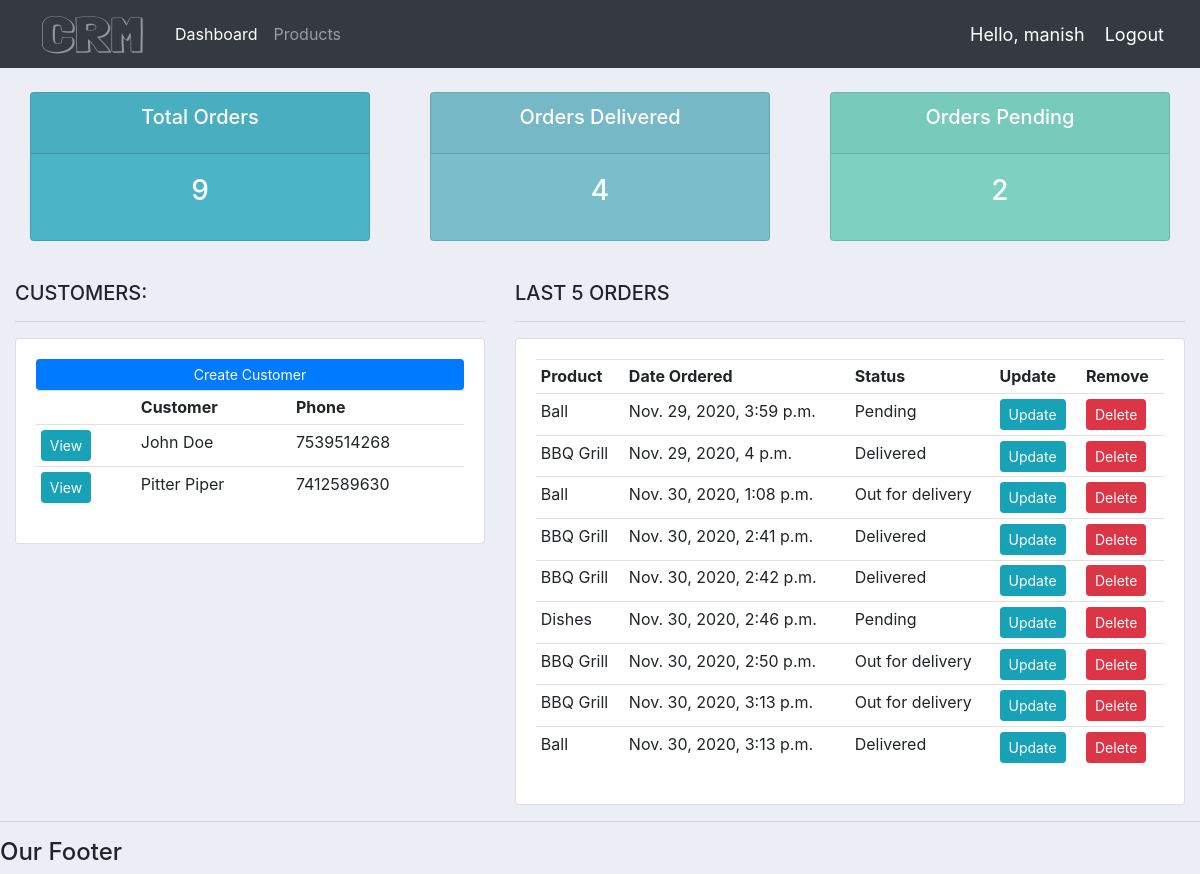
Page / (signed in) on the earlier database version.
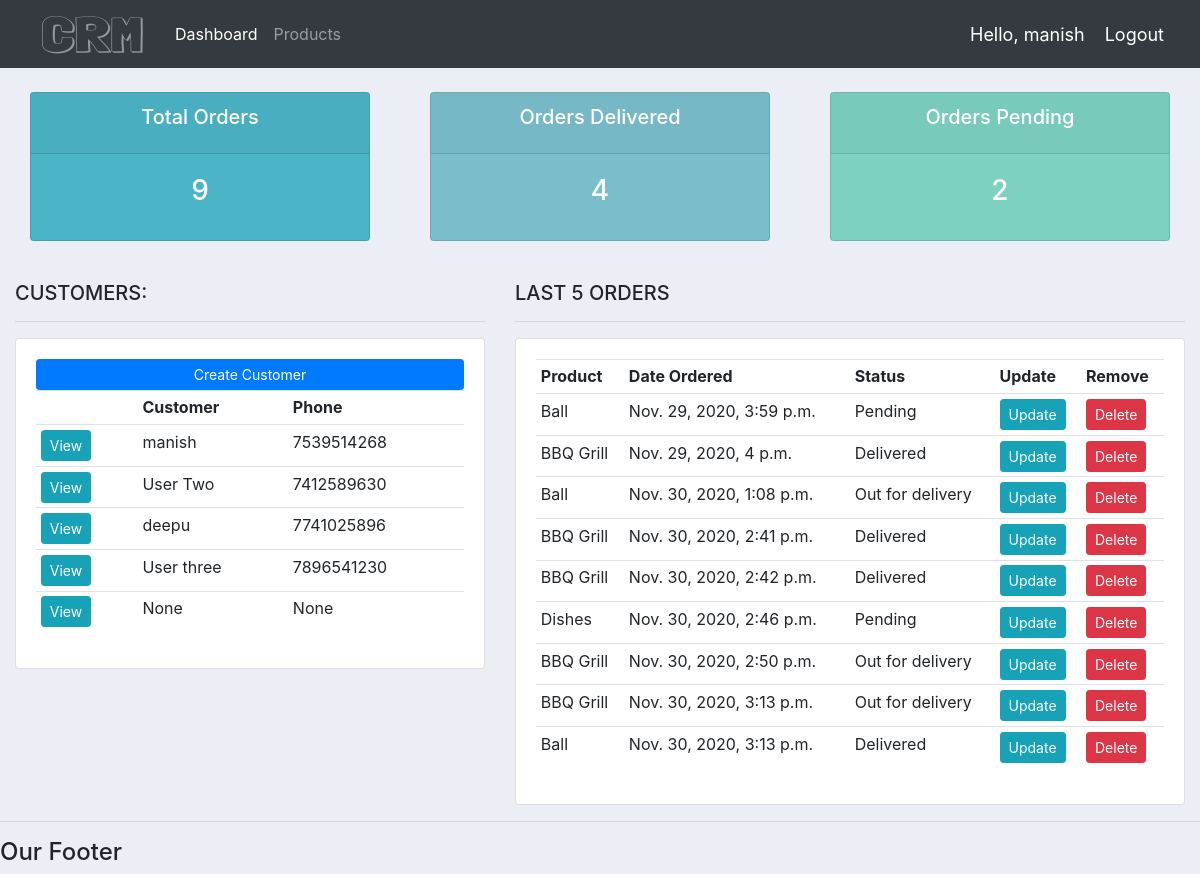
Same page on the later database version.
### accounts/models.py (models this page shows, shortened)
class Customer(models.Model):
    user = models.OneToOneField(User, null=True, blank=True, on_delete=models.CASCADE)
    name = models.CharField(max_length=200, null=True)
    phone = models.CharField(max_length=200, null=True)
    email = models.CharField(max_length=200, null=True)
    profile_pic = models.ImageField(default="pro3.png", null=True, blank=True)
    date_created = models.DateTimeField(auto_now_add=True, null=True)

class Order(models.Model):
    STATUS = (
            ('Pending', 'Pending'),
            ('Out for delivery', 'Out for delivery'),
            ('Delivered', 'Delivered')
    )
    customer = models.ForeignKey(Customer, null=True, on_delete=models.SET_NULL)
    product = models.ForeignKey(Product, null=True, on_delete=models.SET_NULL)
    date_created = models.DateTimeField(auto_now_add=True, null=True)
    status = models.CharField(max_length=200, null=True, choices=STATUS)
    note = models.CharField(max_length=200, null=True)

class Product(models.Model):
    CATEGORY = (
            ('Indoor', 'Indoor'),
            ('Out Door', 'Out Door'),
    )
    name = models.CharField(max_length=200, null=True)
    price = models.FloatField(null=True)
    category = models.CharField(max_length=200, null=True, choices=CATEGORY)
    description = models.CharField(max_length=200, null=True, blank=True)
    date_created = models.DateTimeField(auto_now_add=True, null=True)
    tags = models.ManyToManyField(Tag)
    def __str__(self):
        return self.name

### accounts/decorators.py (the view)
    def wrapper_function(request, *args, **kwargs):
        group = None
        if request.user.groups.exists():
            group = request.user.groups.all()[0].name
        if group == 'customer':
            return redirect('user-page')
        if group == 'admin':
            return view_func(request, *args, **kwargs)

### accounts/views.py (called while the page is built)
@login_required(login_url='login')
@admin_only
def home(request) :
    orders = Order.objects.all()
    customers = Customer.objects.all()
    total_customers = customers.count()
    total_orders = orders.count()
    delivered = orders.filter(status='Delivered').count()
    pending = orders.filter(status='Pending').count()
    context = {'orders': orders,
                'customers': customers,
                'total_orders': total_orders,
                'total_customers': total_customers,
                'delivered': delivered,
                'pending': pending
                }
    return render(request, 'accounts/dashboard.html', context)

### accounts/templates/accounts/dashboard.html
{% extends 'accounts/main.html' %}
{% block content %}
{% include 'accounts/status.html' %}
<br>
<div class="row">
  <div class="col-md-5">
    <h5>CUSTOMERS:</h5>
    <hr>
    <div class="card card-body">
      <a class="btn btn-primary btn-sm btn-block" href="#">Create Customer</a>
      <table class="table table-sm">
        <tr>
          <th></th>
          <th>Customer</th>
          <th>Phone</th>
        </tr>
        {% for customer in customers %}
          <tr>
            <td><a class="btn btn-sm btn-info" href="{% url 'customer' customer.id %}">View</a></td>
            <td>{{ customer.name }}</td>
            <td>{{ customer.phone }}</td>
          </tr>
        {% endfor %}
      </table>
    </div>
  </div>
  <div class="col-md-7">
    <h5>LAST 5 ORDERS</h5>
    <hr>
    <div class="card card-body">
      <table class="table table-sm">
        <tr>
          <th>Product</th>
          <th>Date Ordered</th>
          <th>Status</th>
          <th>Update</th>
          <th>Remove</th>
        </tr>
        {% for order in orders %}
          <tr>
            <td>{{ order.product }}</td>
            <td>{{ order.date_created }}</td>
            <td>{{ order.status }}</td>
            <td><a class="btn btn-sm btn-info" href="{% url 'update_order' order.id %}">Update</a></td>
            <td><a class="btn btn-sm btn-danger" href="{% url 'delete_order' order.id %}">Delete</a></td>
          </tr>
        {% endfor %}
      </table>
    </div>
  </div>
</div>
{% endblock %}

### accounts/templates/accounts/main.html (shortened to what this page needs)
<!DOCTYPE html>
{% load static %}
<html lang="en" dir="ltr">
  <head>
    <link rel="stylesheet" href="https://stackpath.bootstrapcdn.com/bootstrap/4.3.1/css/bootstrap.min.css">
    <link rel="stylesheet" type="text/css" href="{% static '/css/main.css' %}">
  </head>
  <body>
    {% include 'accounts/navbar.html' %}
    <div class="container-fluid">
      {% block content %}
      {% endblock %}
    </div>
    <hr>
    <h4>Our Footer</h4>
  </body>
</html>

### accounts/templates/accounts/navbar.html (shortened to what this page needs)
<nav class="navbar navbar-expand-lg navbar-dark bg-dark">
  <img src="{% static 'images/logo.png' %}" alt="">
  <div class="collapse navbar-collapse" id="navbarNav">
    <ul class="navbar-nav">
      {% if request.user.is_staff %}
        <li class="nav-item active">
          <a class="nav-link" href="{% url 'home' %}">Dashboard</a>
        </li>
        <li class="nav-item">
          <a class="nav-link" href="{% url 'products' %}">Products</a>
        </li>
      {% else %}
        <li class="nav-item">
          <a class="nav-link" href="{% url 'account' %}">Settings</a>
        </li>
      {% endif %}
    </ul>
  </div>
  <span class="hello-msg">Hello, {{ request.user }}</span>
  <span><a class="hello-msg" href="{% url 'logout' %}">Logout</a></span>
</nav>

### accounts/templates/accounts/status.html
<br>
<div class="row">
  <div class="col">
    <div class="col-md">
      <div class="card text-center text-white mb-3" id="total-orders">
        <div class="card-header">
          <h5 class="card-title">Total Orders</h5>
        </div>
        <div class="card-body">
          <h3 class="card-title">{{ total_orders }}</h3>
        </div>
      </div>
    </div>
  </div>
  <div class="col">
    <div class="col-md">
      <div class="card text-center text-white mb-3" id="orders-delivered">
        <div class="card-header">
          <h5 class="card-title">Orders Delivered</h5>
        </div>
        <div class="card-body">
          <h3 class="card-title">{{ delivered }}</h3>
        </div>
      </div>
    </div>
  </div>
  <div class="col">
    <div class="col-md">
      <div class="card text-center text-white mb-3" id="orders-pending">
        <div class="card-header">
          <h5 class="card-title">Orders Pending</h5>
        </div>
        <div class="card-body">
          <h3 class="card-title">{{ pending }}</h3>
        </div>
      </div>
    </div>
  </div>
</div>

### static/css/main.css (style rules this page uses)
body { background-color: #ebeff5; }
#total-orders { background-color: #4cb4c7; }
#orders-delivered { background-color: #7abecc; }
#orders-pending { background-color: #7cd1c0 }

### accounts/templates/accounts/navbar.html (style rules this page uses)
.hello-msg { font-size: 18px; color: #fff; margin-right: 20px }

Differences in the rows shown:
changed Customer: name "John Doe" → "manish"
changed Customer: name "Pitter Piper" → "User Two"
added Customer: name "deepu", phone "7741025896"
added Customer: name "User three", phone "7896541230"
added Customer: name "None", phone "None"
